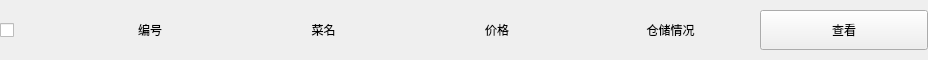
<?xml version="1.0" encoding="UTF-8"?>
<ui version="4.0">
 <class>DishWidget</class>
 <widget class="QWidget" name="DishWidget">
  <property name="geometry">
   <rect>
    <x>0</x>
    <y>0</y>
    <width>928</width>
    <height>60</height>
   </rect>
  </property>
  <property name="minimumSize">
   <size>
    <width>0</width>
    <height>60</height>
   </size>
  </property>
  <property name="windowTitle">
   <string>Form</string>
  </property>
  <layout class="QHBoxLayout" name="horizontalLayout">
   <property name="leftMargin">
    <number>0</number>
   </property>
   <property name="topMargin">
    <number>0</number>
   </property>
   <property name="rightMargin">
    <number>0</number>
   </property>
   <property name="bottomMargin">
    <number>0</number>
   </property>
   <item>
    <widget class="QCheckBox" name="checkBox">
     <property name="minimumSize">
      <size>
       <width>0</width>
       <height>60</height>
      </size>
     </property>
     <property name="maximumSize">
      <size>
       <width>60</width>
       <height>16777215</height>
      </size>
     </property>
     <property name="text">
      <string/>
     </property>
    </widget>
   </item>
   <item>
    <widget class="QLabel" name="label_num">
     <property name="text">
      <string>编号</string>
     </property>
     <property name="alignment">
      <set>Qt::AlignCenter</set>
     </property>
    </widget>
   </item>
   <item>
    <widget class="QLabel" name="label_name">
     <property name="text">
      <string>菜名</string>
     </property>
     <property name="alignment">
      <set>Qt::AlignCenter</set>
     </property>
    </widget>
   </item>
   <item>
    <widget class="QLabel" name="label_price">
     <property name="text">
      <string>价格</string>
     </property>
     <property name="alignment">
      <set>Qt::AlignCenter</set>
     </property>
    </widget>
   </item>
   <item>
    <widget class="QLabel" name="label_storage">
     <property name="text">
      <string>仓储情况</string>
     </property>
     <property name="alignment">
      <set>Qt::AlignCenter</set>
     </property>
    </widget>
   </item>
   <item>
    <widget class="QPushButton" name="pushButton">
     <property name="minimumSize">
      <size>
       <width>0</width>
       <height>40</height>
      </size>
     </property>
     <property name="text">
      <string>查看</string>
     </property>
    </widget>
   </item>
  </layout>
 </widget>
 <resources/>
 <connections/>
</ui>
